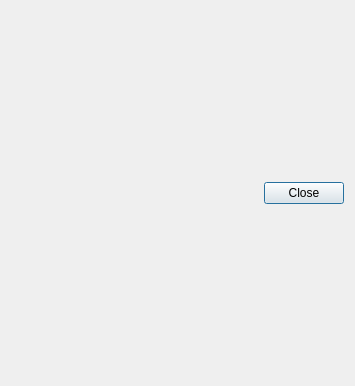
<?xml version="1.0" encoding="UTF-8"?>
<ui version="4.0">
 <class>pluginDialog</class>
 <widget class="QDialog" name="pluginDialog">
  <property name="windowModality">
   <enum>Qt::NonModal</enum>
  </property>
  <property name="geometry">
   <rect>
    <x>0</x>
    <y>0</y>
    <width>355</width>
    <height>386</height>
   </rect>
  </property>
  <property name="minimumSize">
   <size>
    <width>335</width>
    <height>350</height>
   </size>
  </property>
  <property name="windowTitle">
   <string>Plugins</string>
  </property>
  <layout class="QVBoxLayout" name="verticalLayout">
   <item>
    <widget class="QDialogButtonBox" name="close">
     <property name="standardButtons">
      <set>QDialogButtonBox::Close</set>
     </property>
    </widget>
   </item>
  </layout>
 </widget>
 <resources/>
 <connections>
  <connection>
   <sender>close</sender>
   <signal>clicked(QAbstractButton*)</signal>
   <receiver>pluginDialog</receiver>
   <slot>close()</slot>
   <hints>
    <hint type="sourcelabel">
     <x>234</x>
     <y>359</y>
    </hint>
    <hint type="destinationlabel">
     <x>234</x>
     <y>192</y>
    </hint>
   </hints>
  </connection>
 </connections>
</ui>
